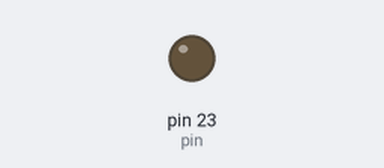
Bench run of a sketch on a simulated Arduino Mega 2560, built with avr-gcc and run on an emulated ATmega2560. Shown: output pins drawn as LEDs (lit = HIGH).

Above: at 1.6 s.
At 4.8 s:
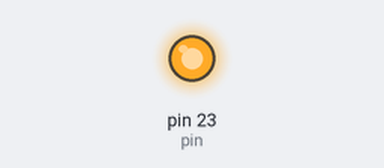
Timing chart, 0 to 8.3 s (numbered marks = the images above):
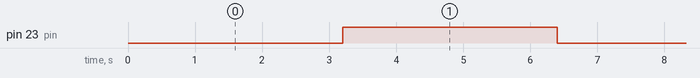

Measured:
- by itself, pin 23 (pin): alternates HIGH for 3.2 s and LOW for 3.2 s

The sketch:

Opdracht_4.ino
```cpp
const int pin =  23;
void setup() {
  pinMode(pin, OUTPUT);
}

void loop() {
  for (int x = 0; x < 256; x++) {
    analogWrite(pin, x);
    delay(25);
  }
}
```
